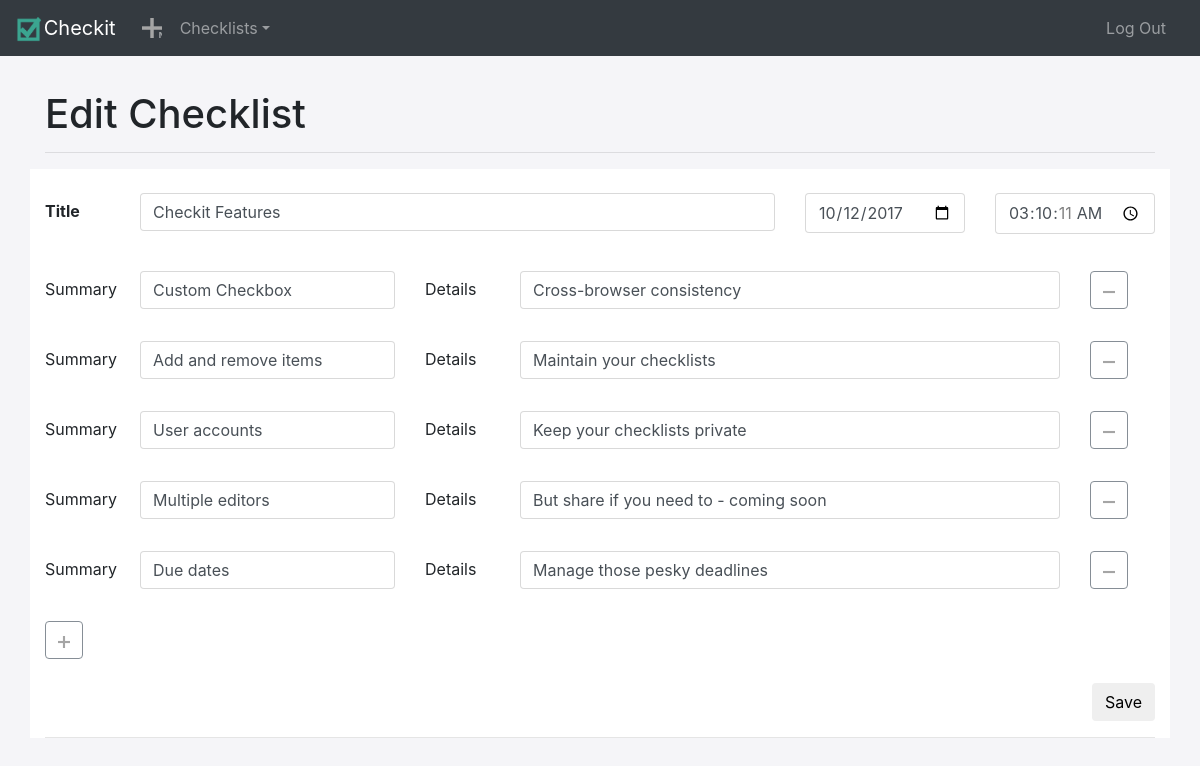
Screenshot of /1/edit (signed in) with the database file from the repository.
### checklist/models.py (models this page shows, shortened)
class CheckList(models.Model):
    checklist_title = models.CharField(max_length=100)
    pub_date = models.DateTimeField('date published')
    due_date = models.DateTimeField()
    owner = models.ForeignKey(User, on_delete=models.CASCADE)

class CheckListItem(models.Model):
    item_title = models.CharField(max_length=100)
    item_desc = models.CharField('description', max_length=350)
    complete = models.BooleanField(default=False)
    checklist = models.ForeignKey(CheckList, on_delete=models.CASCADE)

### checklist/views.py (the view)
# urls.py: url(r'^(?P<checklist_id>[0-9]+)/edit$', views.checklist_edit, name="edit"),
def checklist_edit(request, checklist_id):
    if not request.user.is_authenticated():
        return HttpResponseRedirect(reverse("checklist:login"))
    checklist = get_object_or_404(CheckList, pk=checklist_id)
    if request.user.pk != checklist.owner.pk:
        return make_error(request, "Access error", "You do not have permission to view this checklist")
    return render(request, 'checklist/edit.html', {'checklist' : checklist, 'page_title' : 'Edit Checklist'})

### checklist/templates/checklist/edit.html (shortened to what this page needs)
{% extends 'checklist/base.html' %}
{% block content %}
{% load staticfiles %}
<br/>
<div class="container">
    <h1 class="page-header">{{page_title}}</h1>
    <hr/>
</div>
<div class="container container-main">
    <br/>
    <form action="{% url 'checklist:post_edit' %}" method="post" class="form-horizontal" id="chk_form">
        <div class="form-group row">
            <label class="col-md-2 col-lg-1 col-form-label" for="title_edit"><strong>Title</strong></label>
            <div class="col-md-4 col-lg-7">
                <input class="form-control" type="text" name="title" id="title_edit" value="{{checklist.checklist_title}}" maxlength="100"/><br/>
            </div>
            <div class="col-md-3 col-lg-2">
                <input type="date" class="form-control" name="duedate_date" id="duedate_date" {% if checklist.due_date %}value="{{ checklist.due_date|date:'Y-m-d' }}"{% endif %}/>
            </div>
            <div class="col-md-3 col-lg-2">
                <input type="time" class="form-control" name="duedate_time" id="duedate_time" {% if checklist.due_date %}value="{{ checklist.due_date|date:'h:m:s' }}"{% endif %}/>
            </div>
        </div>
        <div id="formRowsContainer">
            {% for item in checklist.checklistitem_set.all %}
            <div class="form-group row">
                <label class="col-xs-2 col-md-2 col-lg-1 col-form-label" for="item{{item.id}}_title">Summary</label>
                <div class="form-group col-xs-10 col-md-3 col-lg-3">
                    <input class="form-control" type="text" name="item{{item.id}}_title" id="item{{ item.id }}_title" value="{{ item.item_title }}" maxlength="100"/>
                </div>
                <label class="col-xs-2 col-md-2 col-lg-1 col-form-label" for="item{{item.id}}_desc">Details</label>
                <div class="form-group col-xs-9 col-md-4 col-lg-6">
                    <input class="form-control" type="text" name="item{{item.id}}_desc" id="item{{ item.id }}_desc" value="{{ item.item_desc }}" maxlength="350"/>
                </div>
                <div class="col-xs-1 col-md-1"><button type="button" class="btn btn-outline-secondary" onclick="removeElem(this)"><img src="{% static "checklist/img/remove.png" %}" width="12pt" height="12pt"> </button></div>
            </div>
            {% endfor %}
        </div>
        <div class="row">
            <div class="col-md-12"><button type="button" class="btn btn-outline-secondary" onclick="addRow()"><img src="{% static 'checklist/img/new.png' %}" width="12pt" height="12pt"> </button></div>
        </div>
        <br/>
        <div class="row">
            <div class="col-md-10"></div>
            <div class="col-md-2" style="text-align: right; align-content: right;"><input type="submit" class="btn btn-default" value="Save"/></div>
        </div>
    </form>
    <hr/>
</div>
{% endblock %}
{% block javascript %}
{% load staticfiles %}
{% endblock %}

### checklist/static/checklist/css/mystyles.css (style rules this page uses)
body { background-color: #f5f5f8; }
.container.container-main { background-color: #ffffff; }
h1.page-header { padding-top: 0.3em; }

### rows the page displays
CheckList: title "Checkit Features", duedate_date "10/12/2017", duedate_time "03:10:11"
CheckListItem: item_title "Custom Checkbox", item_desc "Cross-browser consistency"
CheckListItem: item_title "Add and remove items", item_desc "Maintain your checklists"
CheckListItem: item_title "User accounts", item_desc "Keep your checklists private"
CheckListItem: item_title "Multiple editors", item_desc "But share if you need to - coming soon"
CheckListItem: item_title "Due dates", item_desc "Manage those pesky deadlines"

### other values shown
{{ page_title }} "Edit Checklist"
